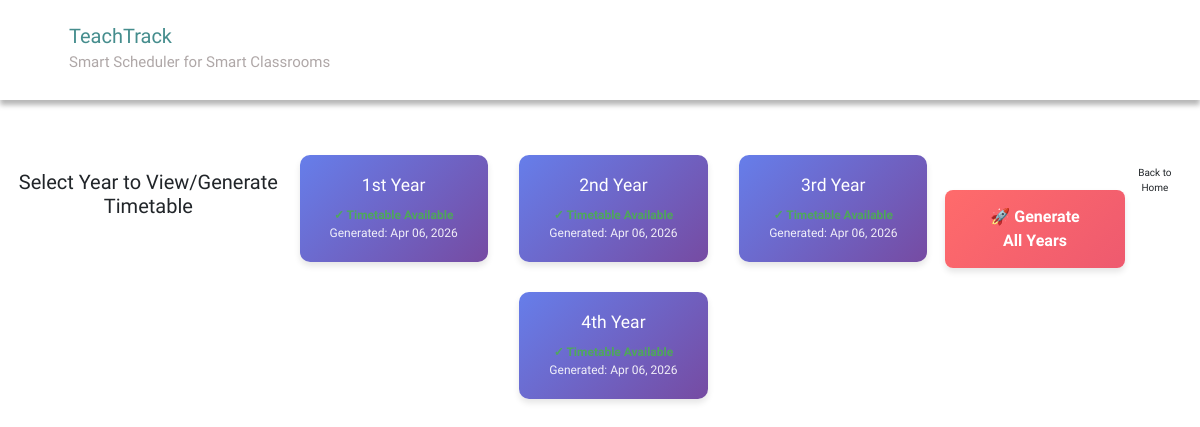
/timetableGeneration/, run on the app's committed database.
### SchedulerApp/models.py (models this page shows, shortened)
class Year(models.Model):
    year_name = models.CharField(max_length=20)  # e.g. "2nd Year"
    courses = models.ManyToManyField(Course)
    lunch_period = models.IntegerField(
        default=5,
        validators=[MinValueValidator(1), MaxValueValidator(8)],
        help_text="Which time slot is lunch break (1-8). 1st year=4 (11:25-12:15), Others=5 (12:15-1:05)"
    )

class GeneratedTimetable(models.Model):
    year = models.OneToOneField(Year, on_delete=models.CASCADE, related_name='generated_timetable')
    generated_at = models.DateTimeField(auto_now=True)
    fitness_score = models.FloatField(default=0.0)
    generation_count = models.IntegerField(default=0)

### SchedulerApp/views.py (the view, shortened to what this page needs)
# urls.py: path('timetableGeneration/', timetable, name='timetable'),
def timetable(request):
    global data
    year_id = request.GET.get('year')
    regenerate = request.GET.get('regenerate', 'false') == 'true'
    logger.info("="*80)
    logger.info("TIMETABLE GENERATION - 4-PHASE ALGORITHM (LAB > ELECTIVE > CONTINUOUS THEORY (TP) > REGULAR THEORY)")
    logger.info("="*80)
    if not year_id:
        years = Year.objects.all()
        return render(request, 'timetableSelect.html', {'years': years})

### SchedulerApp/templatetags/index.py (called while the page is built)
@register.tag
def active(parser, token):
    args = token.split_contents()
    template_tag = args[0]
    if len(args) < 2:
        raise template.TemplateSyntaxError(
            f'{template_tag} tag requires at least one argument'
        )
    return NavSelectedNode(args[1:])

### templates/timetableSelect.html (shortened to what this page needs)
{% extends 'base.html' %}
{% block content %}
<h2 style="text-align: center; margin: 30px 0;">Select Year to View/Generate Timetable</h2>
<div style="text-align: center;">
{% for year in years %}
    <a href="{% url 'timetable' %}?year={{ year.id }}" class="year-card">
        <h3>{{ year.year_name }}</h3>
        {% if year.generated_timetable %}
            <div class="status status-exists">✓ Timetable Available</div>
            <div class="status">Generated: {{ year.generated_timetable.generated_at|date:"M d, Y" }}</div>
        {% else %}
            <div class="status status-not-exists">⚠ Not Generated Yet</div>
        {% endif %}
    </a>
{% endfor %}
</div>
<div style="text-align: center; margin-top: 30px;">
    <button onclick="confirmGenerateAll()" class="generate-all-btn" id="generateAllBtn">
        🚀 Generate All Years
    </button>
</div>
<div style="text-align: center; margin-top: 20px;">
    <a href="{% url 'home' %}" class="btn">Back to Home</a>
</div>
{% endblock %}

### static/CSS/style.css (style rules this page uses)
:root { --green1: #57ACAC; --green2: #38c0b3; --green3: #257a7a; --green4: #0FCD9D; --green5: #01d7a7; --green6: #00BE8E; --green7: #009879; --white: #fff; --grey: #aaa; --dark-grey: #444; --light-grey: #a29999; --lighter-grey: #dddddd; --lightest-grey: #f3f3f3; --box-shadow: #9e9292; }
html { font-size: 100%; box-sizing: border-box; scroll-behavior: smooth; }
html, body { margin: 0; padding: 0; width: 100vw; min-height: 100%; text-rendering: optimizeLegibility; font-family: "Quicksand", sans-serif; font-size: 62.5%; }
body { position: relative; }
a { text-decoration: none; }
button { border-style: none; }

### templates/timetableSelect.html (style rules this page uses)
.year-card { display: inline-block; margin: 15px; padding: 20px 30px; background: linear-gradient(135deg, #667eea 0%, #764ba2 100%); color: white; border-radius: 10px; text-decoration: none; box-shadow: 0 4px 6px rgba(0,0,0,0.1); transition: transform 0.2s; }
.year-card h3 { margin: 0 0 10px 0; }
.year-card .status { font-size: 12px; opacity: 0.9; }
.status-exists { color: #4CAF50; font-weight: bold; }
.generate-all-btn { background: linear-gradient(135deg, #FF6B6B 0%, #EE5A6F 100%); color: white; border: none; padding: 15px 40px; font-size: 16px; font-weight: bold; border-radius: 8px; cursor: pointer; box-shadow: 0 4px 6px rgba(0,0,0,0.1); transition: transform 0.2s, box-shadow 0.2s; margin-top: 20px; }

### data on the page
Year: year_name "1st Year", generated_timetable.generated_at "Apr 06, 2026"
Year: year_name "2nd Year", generated_timetable.generated_at "Apr 06, 2026"
Year: year_name "3rd Year", generated_timetable.generated_at "Apr 06, 2026"
Year: year_name "4th Year", generated_timetable.generated_at "Apr 06, 2026"
